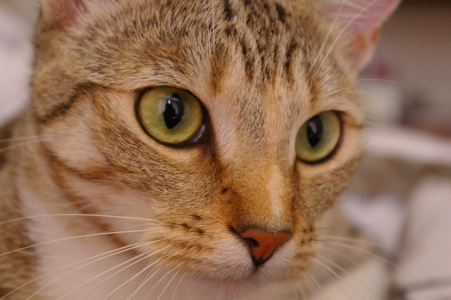
#> input picture skimage.data.chelsea(), 451 x 300 px
$ jupyter execute --allow-errors 02_dinov2.ipynb
#> lines starting #> are read from the running program, lines starting #| are printed output that depends on the picture
# セミナーII 第2回 実践：ViT のパッチ特徴で画像の部分を比べる（DINOv2）

ViT は、画像を 14×14 画素などのパッチに分け、**パッチごとに特徴ベクトル**を出力します。**DINOv2** は、ラベルも文章も使わずに、大量の画像だけで学習した ViT です。そのパッチの特徴ベクトルは、写っている物の「部分」をよく表していて、学習し直さなくても、次のようなことに使えます。

- 画像の中で、似た部分（同じ種類の部分）を探す
- 物と背景を分ける
- 別の画像の中で、対応する部分（猫の目と猫の目など）を見つける

Depth Anything V2 の画像エンコーダも DINOv2 です。CLIP は画像全体を1本のベクトルにしましたが、ここではパッチごとのベクトルを使います。

**最初に**

1. メニューの「ファイル」→「ドライブにコピーを保存」で、自分のコピーを作ります。
2. 「ランタイム」→「ランタイムのタイプを変更」で **GPU**（T4 など）を選びます。
3. 上のセルから順に実行します（セルの左の ▶、または **Shift + Enter**）。

ログインや Google ドライブへのアクセスの許可は必要ありません。全体で約35分（うち計算 約3分）です。

- セルの右に入力欄やスライダーが出るセルでは、そこで値を選んでから実行します（コードを書き換えても同じです）。位置は、画像の左上を (0, 0)、右下を (1, 1) とした数で指定します。
- 図を描く関数のセルは、コードを畳んであります。実行するだけでかまいません。
- しばらく操作しないと接続が切れます。`NameError` が出たときは、1. から順に実行し直してください。

## 0. このノートブックの流れ

目安：約1分

| 節 | やること |
| --- | --- |
| 1. 準備 | ライブラリとモデルを読み込む |
| 2. 手法を知る | ViT が出力するパッチの特徴ベクトル。DINOv2 の学習のしかた |
| 3. 例の画像で試す | パッチの特徴ベクトルを主成分分析で3次元にして、色で見る |
| 4. 自分の画像で試す | 自分の写真で同じことをする |
| 5. やってみよう | 似たパッチを探す、入力の大きさを変える |
| 6. 活用 | 前景を切り出す、別の画像と対応する部分を見つける、少ない枚数で分類する |
| 7. まとめ | 分かったこと |

## 1. 準備

目安：約3分（うち計算 約1分）

`device: cuda` と GPU の名前が表示されれば準備完了です。`device: cpu` と表示されたら、「ランタイム」→「ランタイムのタイプを変更」で GPU を選んで、もう一度実行してください。

[cell 1]
import importlib.util
import io
import subprocess
import sys
import time

# Colab に入っていないライブラリがあれば入れる
for package in ["transformers", "datasets", "pooch"]:
    if importlib.util.find_spec(package) is None:
        subprocess.run([sys.executable, "-m", "pip", "install", "-q", package], check=True)

import matplotlib.pyplot as plt
import numpy as np
import torch
import torch.nn.functional as F
from datasets import load_dataset
from PIL import Image, ImageOps
from skimage import data
from transformers import AutoImageProcessor, AutoModel

#> (the rest of this cell did not finish here and is left out)

DINOv2 の Base（約8700万パラメータ）を読み込み、パッチの特徴ベクトルを取り出す関数と、主成分分析の関数を定義します。初回は重み（約350MB）をダウンロードします。`HF_TOKEN` に関する警告が表示されても無視してかまいません。

- モデル：[facebook/dinov2-base](https://huggingface.co/facebook/dinov2-base)（Apache-2.0）
- 論文：M. Oquab et al., "DINOv2: Learning Robust Visual Features without Supervision," Transactions on Machine Learning Research, 2024（[arXiv:2304.07193](https://arxiv.org/abs/2304.07193)）

[cell 2]
DINO_ID = "facebook/dinov2-base"
#> (the rest of this cell did not finish here and is left out)

図を描く関数と、例の画像を用意します。

[cell 3]
# @title 図を描く関数と、例の画像（実行するだけでよい） { display-mode: "form" }
PETS_ID = "timm/oxford-iiit-pet"  # 第1回と同じデータセット（6-2、6-3 で使う）
PETS_REVISION = "089695c834a7deb60505b7cc506672db1c31a6aa"
_pets = {}

images = {  # scikit-image に入っている写真
    "cat": Image.fromarray(data.chelsea()),                      # 撮影 Stefan van der Walt（CC0）
    "astronaut": Image.fromarray(data.astronaut()),              # NASA（パブリックドメイン）
    "coffee": Image.fromarray(data.coffee()),                    # 撮影 Rachel Michetti（CC0）
    "motorcycle": Image.fromarray(data.stereo_motorcycle()[0]),  # Middlebury 2014 ステレオデータセット
}
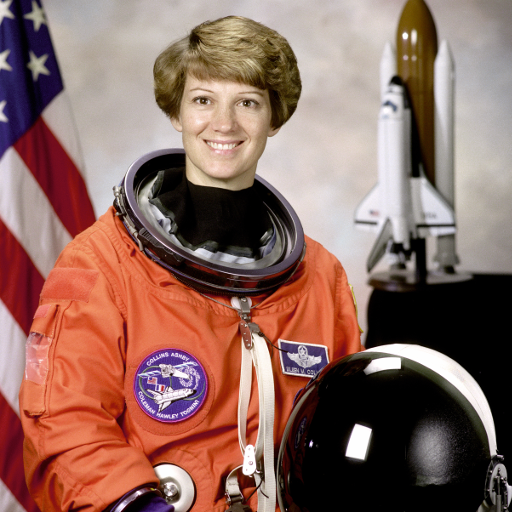
#> input picture skimage.data.astronaut(), 512 x 512 px
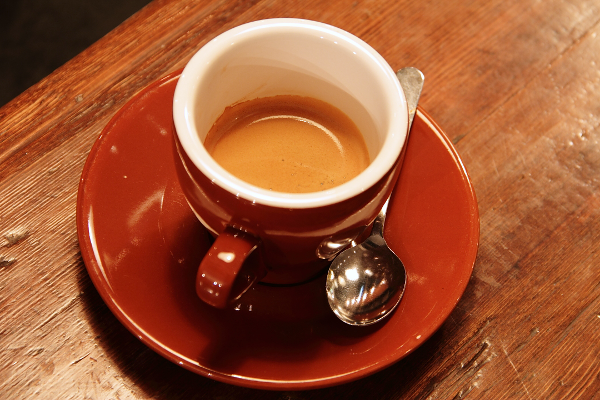
#> input picture skimage.data.coffee(), 600 x 400 px


# [21 lines left out: functions show_pca, patch_at, not called in this run]


def similarity_map(feats, vector):
    # ベクトルと、各パッチの特徴ベクトルとのコサイン類似度（縦のパッチ数 × 横のパッチ数）
    return F.cosine_similarity(feats["patches"], vector[None, None, :], dim=-1)


# [10 lines left out: function foreground, not called in this run]


def load_pets():
    # 第1回のデータセット（train と test）。1回だけ読み込んで使い回す
    if not _pets:
        start = time.time()
        dataset = load_dataset(PETS_ID, revision=PETS_REVISION)
        _pets["train"], _pets["test"] = dataset["train"], dataset["test"]
        _pets["names"] = [n.replace("_", " ") for n in dataset["train"].features["label"].names]
        print(f"第1回のデータセットを読み込みました（{time.time() - start:.0f} 秒）")
    return _pets


# [7 lines left out: function fit_size, not called in this run]


print("例の画像:", list(images))
#| 例の画像: ['cat', 'astronaut', 'coffee', 'motorcycle']

## 2. 手法を知る

目安：約7分

### 2-1. ViT が出力するもの

ViT は、画像を 14×14 画素のパッチに分け、各パッチを1つのトークン（ベクトル）にします。先頭に画像全体を表す **CLS トークン**を足して Transformer ブロックを重ね、最後の層で**トークンごとに768次元の特徴ベクトル**を出力します。

| 出力 | 形 | これまでの例 |
| --- | --- | --- |
| CLS トークンのベクトル | (768,) | CLIP の画像のベクトル、第1回の分類ヘッドの入力（画像全体で1本） |
| パッチの特徴ベクトル | (縦のパッチ数, 横のパッチ数, 768) | 第1回の CNN の特徴マップ（7×7×512）にあたる。Depth Anything V2 は、これを画素ごとの奥行きに変換していた |

アテンションによって、各パッチの特徴ベクトルには、周りのパッチの情報も混ざっています。そのため「この画素の色」ではなく、「猫の目」「カップの縁」のような、**物の部分としての意味**を表すベクトルになります。

下のセルで、猫の画像からパッチの特徴ベクトルを取り出し、形を確かめます。

#> (a cell that did not finish here is left out)

448×672 の入力なら、パッチは 32×48 = 1536 個です。1536 個のパッチのそれぞれが、768次元のベクトルを持っています。

### 2-2. DINOv2 の学習（ラベルなしの自己教師あり学習）

DINOv2 は、**ラベルも文章も使わずに**、画像だけで学習しています（**自己教師あり学習**）。

- **データ**：Web から集めた画像のうち、ImageNet などの整ったデータセットの画像に似たものを選んで作った、1億4200万枚（LVD-142M）
- **生徒と教師**：同じ画像から切り出した、大きさや位置の違う複数の画像を、2つのネットワーク（生徒と教師）に入れる。生徒の出力が教師の出力に近づくように、生徒の重みを更新する。教師の重みは、生徒の重みの移動平均にする
  - 画像全体（CLS トークン）で、同じ画像の別の切り出しどうしの出力をそろえる（DINO の Loss）
  - 一部のパッチを隠した画像を生徒に入れ、隠したパッチの出力を、隠していない画像を見た教師の出力に近づける（iBOT の Loss）
- **大きさ**：一番大きいモデル（ViT-g、11億パラメータ）を学習し、それを手本にして、小さいモデル（S、B、L）を学習（蒸留）している

「同じ画像の別の切り出しは、同じ物を表す」「隠した部分は、周りから推測できる」ことを手がかりにして、正解のラベルなしで、物とその部分を区別する特徴を身につけています。

## 3. 例の画像で試す

目安：約5分

パッチの特徴ベクトルは768次元なので、そのままでは見られません。そこで**主成分分析**（PCA）で、分散の大きい3つの方向に射影して3次元にし、それを色（R, G, B）として表示します。

- (1536, 768) → 主成分分析 → (1536, 3) → 色の画像 (32, 48, 3)
- 特徴ベクトルが似ているパッチは、似た色になる

中央の図は第1主成分（一番分散の大きい方向）だけを表示したもので、赤と青の境目が、物と背景の境目になっていることが多いです（6-1 で使います）。

#> (a cell that did not finish here is left out)

**見どころ**：色の画像では、猫の目、鼻、耳、毛の部分ごとに色が分かれています。宇宙飛行士では、顔、宇宙服、ヘルメット、旗が、別々の色になっています。DINOv2 は、どれも部分の名前を教わっていません。それでも、特徴ベクトルが「物の部分」ごとにまとまっています。

## 4. 自分の画像で試す

目安：約5分（画像を用意する時間は除く）

`USE_UPLOAD` にチェックを入れて実行すると、アップロードのボタンが表示されます（Colab のみ）。アップロードした画像は、ファイル名（拡張子を除く）の名前で、5. と 6. でも使えます。

[cell 6]
USE_UPLOAD = False  # @param {type:"boolean"}

if USE_UPLOAD:
    from google.colab import files

    for filename, content in files.upload().items():
        name = filename.rsplit(".", 1)[0]
        images[name] = fit_size(Image.open(io.BytesIO(content)))
        show_pca(images[name], extract(images[name]), name)
print("使える画像の名前:", list(images))
#| 使える画像の名前: ['cat', 'astronaut', 'coffee', 'motorcycle']

## 5. やってみよう

目安：約8分

### 5-1. 似たパッチを探す

画像の中の1つのパッチ（赤い十字）を選び、そのパッチの特徴ベクトルと、すべてのパッチの特徴ベクトルのコサイン類似度を計算して、ヒートマップで表示します。明るいほど似ています。

例では、猫の右目（画像の左側の目）を選んでいます。もう一方の目も明るくなるでしょうか。鼻、耳、背景などに変えて試しましょう。

[cell 7]
IMAGE = "cat"  # @param ["cat", "astronaut", "coffee", "motorcycle"] {allow-input: true}
X = 0.38  # @param {type:"slider", min:0, max:1, step:0.01}
Y = 0.40  # @param {type:"slider", min:0, max:1, step:0.01}

image = images[IMAGE]
#> image is the input picture: PIL image 451x300 RGB; mean R, G, B 147.7, 111.4, 86.8
#> (the rest of this cell did not finish here and is left out)

### 5-2. 入力の大きさを変える

パッチの大きさは 14×14 画素に決まっているので、入力を大きくすると、パッチの数が増えて、細かいところまで分かれます。トークンの数は入力の短い辺の2乗に比例して増えるので、計算は重くなります（Depth Anything V2 の 5-1 と同じです）。

[cell 8]
IMAGE = "astronaut"  # @param ["cat", "astronaut", "coffee", "motorcycle"] {allow-input: true}

image = images[IMAGE]
#> image is the input picture: PIL image 512x512 RGB; mean R, G, B 141.6, 105.8, 96.5
